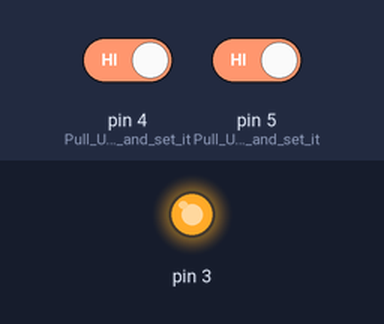
A sketch run on a simulated Arduino Uno, built with avr-gcc and run on an emulated ATmega328P. On the bench: output pins drawn as LEDs (lit = HIGH). The test bench sets the inputs (shaded band); at power-on: pin 4 (Pull_Up_pin_2_and_set_it) HIGH, pin 5 (Pull_Up_pin_3_and_set_it) HIGH.

Above: at 1.2 s.
1.3 s: pin 4 (Pull_Up_pin_2_and_set_it) driven LOW and pin 5 (Pull_Up_pin_3_and_set_it) driven LOW
At 1.8 s:
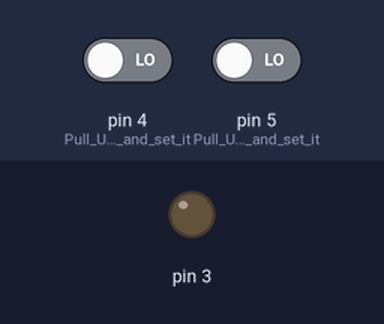
Timing chart, 0 to 4.3 s (numbered marks = the images above; inputs shaded):
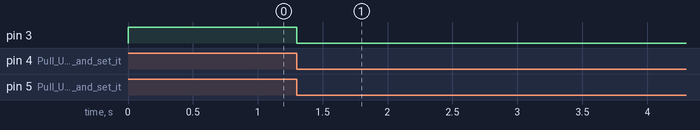

The sketch:

Water_level.ino
```cpp
int flag;
void setup() {
  Serial.begin(9600);//Begin Serial Monitor
  pinMode(4,INPUT_PULLUP);//Pull Up pin 2 and set it as Input
  pinMode(5,INPUT_PULLUP);//Pull Up pin 3 and set it as Input
  pinMode(3,OUTPUT);
  digitalWrite(3,HIGH);
}

void loop() {
  if(digitalRead(5)==LOW && digitalRead(4)==LOW)
  {
    digitalWrite(3,LOW);
  }
  if(digitalRead(5)==HIGH && digitalRead(4)==HIGH)
  {
    digitalWrite(3,HIGH);
  }
}
```

Measured:
- after the input at 1.3 s, pin 3: HIGH → LOW at once
